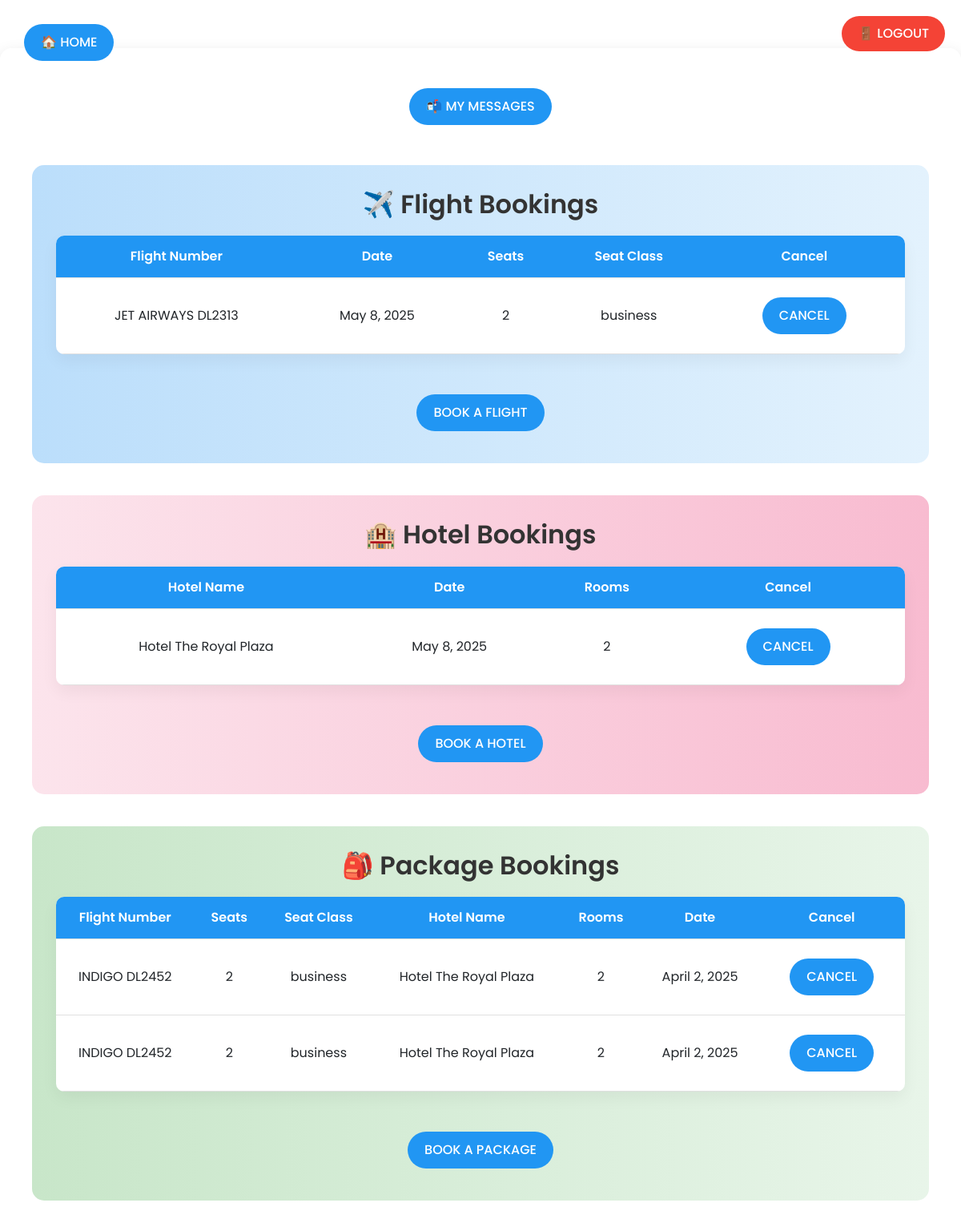
The page /dashboard/ (signed in) on the database its author committed.
### travelapp/models.py (models this page shows, shortened)
class BookFlight(models.Model):
    username_id = models.ForeignKey(User, on_delete=models.CASCADE)
    flight = models.ForeignKey(Flights, on_delete=models.CASCADE)  # ✅ Change to ForeignKey
    date = models.DateField()
    seat = models.IntegerField(default=1)
    seat_class = models.CharField(
        max_length=10,
        choices=[('economy', 'Economy'), ('business', 'Business')],
        default='economy'
    )
    total_price = models.DecimalField(max_digits=12, decimal_places=2, blank=True, null=True)
    status = models.CharField(
        max_length=20,
        choices=[("pending", "Pending"), ("confirmed", "Confirmed")],
        default="Confirmed"
    )

class Flights(models.Model):
    id = models.AutoField(primary_key=True)
    source = models.CharField(max_length=200)
    destination = models.CharField(max_length=200)
    flight_num = models.CharField(max_length=10, unique=True)  # Ensuring unique flight numbers
    city = models.ForeignKey(City, on_delete=models.CASCADE)  # ✅ Added City back
    eprice = models.IntegerField(default=0, null=True, blank=True)  # Economy price
    bprice = models.IntegerField(default=0, null=True, blank=True)  # Business price
    economy_seats = models.IntegerField(default=0)  # Total economy seats
    business_seats = models.IntegerField(default=0)  # Total business seats
    dept_time = models.TimeField()
    dest_time = models.TimeField()
    company = models.CharField(max_length=15, default=" ")
    def __str__(self):
        return f"{self.company} {self.flight_num}"

class BookHotel(models.Model):
    username_id = models.ForeignKey(User, on_delete=models.CASCADE)
    hotel_name = models.ForeignKey(Hotels, on_delete=models.CASCADE)  # FK instead of CharField
    date = models.DateField()
    room = models.IntegerField(default=1)
    total_price = models.DecimalField(max_digits=12, decimal_places=2, blank=True, null=True)
    status = models.CharField(
        max_length=20,
        choices=[("pending", "Pending"), ("confirmed", "Confirmed")],
        default="Confirmed"
    )

class Hotels(models.Model):
    id = models.AutoField(primary_key=True)
    city = models.ForeignKey(City,on_delete=models.CASCADE)
    hotel_name = models.CharField(max_length=200)
    hotel_address = models.CharField(max_length=500)
    hotel_price = models.IntegerField(null=True)
    hotel_rating = models.IntegerField(null=True)
    amenities = models.CharField(max_length=500)
    distfromap = models.IntegerField(null=True)
    rooms = models.IntegerField(default=0)
    image1 = models.ImageField(null=True,upload_to='img/')
    def __str__(self):
        return self.hotel_name

class BookPackage(models.Model):
    username_id = models.ForeignKey(User, on_delete=models.CASCADE)
    seat = models.IntegerField(default=1)
    flight = models.ForeignKey(Flights, on_delete=models.CASCADE)  # FK to Flights model
    hotel_name = models.ForeignKey(Hotels, on_delete=models.CASCADE)  # FK to Hotels model
    room = models.IntegerField(default=1)
    seat_class = models.CharField(
        max_length=10,
        choices=[('economy', 'Economy'), ('business', 'Business')],
        default='economy'
    )
    date = models.DateField()  # Changed to DateField for better date handling
    total_price = models.DecimalField(max_digits=12, decimal_places=2, blank=True, null=True)
    status = models.CharField(
        max_length=20,
        choices=[("pending", "Pending"), ("confirmed", "Confirmed")],
        default="Confirmed"
    )

### travelapp/views.py (the view)
# urls.py: path('dashboard/',views.Dashboard,name='dashboard'),
@login_required
def Dashboard(request):
    user = request.user
    f1 = BookFlight.objects.filter(username_id=user)
    h1 = BookHotel.objects.filter(username_id=user)
    p1 = BookPackage.objects.filter(username_id=user)
    f={'flights':f1}
    h={'hotels':h1}
    p={'packages':p1}
    response= {**f,**h,**p}
    return render(request,'dashboard.html',response)

### templates/dashboard.html (shortened to what this page needs)
{% extends 'index.html' %}
{% load static %}
{% block content %}
<!DOCTYPE html>
<html lang="en">
<head>
  <link href="https://stackpath.bootstrapcdn.com/bootstrap/4.4.1/css/bootstrap.min.css" rel="stylesheet">
</head>
<body>
  <a href="{% url 'home' %}" class="btn btn-custom nav-btn">🏠 Home</a>
  <div class="logout-btn">
    <form method="POST" action="{% url 'logout' %}">
      <button type="submit">🚪 Logout</button>
    </form>
  </div>
  <div class="container">
    <a href="{% url 'user_messages' %}" class="btn btn-custom">📬 My Messages</a>
    <div class="section flights-d">
      <h2>✈️ Flight Bookings</h2>
      <table>
        <tr>
          <th>Flight Number</th>
          <th>Date</th>
          <th>Seats</th>
          <th>Seat Class</th>
          <th>Cancel</th>
        </tr>
        {% for i in flights %}
        <tr>
          <td>{{ i.flight }}</td>
          <td>{{ i.date }}</td>
          <td>{{ i.seat }}</td>
          <td>{{ i.seat_class }}</td>
          <td>
            <a class="btn btn-custom" href="{% url 'cancel_flight' i.flight i.date|date:'Y-m-d' i.seat i.seat_class %}">
                Cancel
            </a>
        </td>
        </tr>
        {% empty %}
        <tr><td colspan="4">No flight bookings found.</td></tr>
        {% endfor %}
      </table>
      <a href="{% url 'flights' %}" class="btn btn-custom">Book a Flight</a>
    </div>
    <div class="section hotels-d">
      <h2>🏨 Hotel Bookings</h2>
      <table>
        <tr>
          <th>Hotel Name</th>
          <th>Date</th>
          <th>Rooms</th>
          <th>Cancel</th>
        </tr>
        {% for j in hotels %}
        <tr>
          <td>{{ j.hotel_name }}</td>
          <td>{{ j.date }}</td>
          <td>{{ j.room }}</td>
          <td><a class="btn btn-custom" href="/cancelhotel/{{ j.hotel_name }}/{{ j.date }}/{{ j.room }}">Cancel</a></td>
        </tr>
        {% empty %}
        <tr><td colspan="4">No hotel bookings found.</td></tr>
        {% endfor %}
      </table>
      <a href="{% url 'hotels' %}" class="btn btn-custom">Book a Hotel</a>
    </div>
    <div class="section package-d">
      <h2>🎒 Package Bookings</h2>
      <table>
        <tr>
          <th>Flight Number</th>
          <th>Seats</th>
          <th>Seat Class</th>
          <th>Hotel Name</th>
          <th>Rooms</th>
          <th>Date</th>
          <th>Cancel</th>
        </tr>
        {% for k in packages %}
        <tr>
          <td>{{ k.flight }}</td>
          <td>{{ k.seat }}</td>
          <td>{{ k.seat_class }}</td>
          <td>{{ k.hotel_name }}</td>
          <td>{{ k.room }}</td>
          <td>{{ k.date }}</td>
          {%if k.flight and k.seat and k.hotel_name and k.date and k.room %}
          <td>
            <a class="btn btn-custom" href="{% url 'cancel_package' k.id %}">Cancel</a>
        </td>
          {% else %}
              <td>Invalid Package</td>
          {% endif %}
        </tr>
        {% empty %}
        <tr><td colspan="6">No package bookings found.</td></tr>
        {% endfor %}
      </table>
      <a href="{% url 'package' %}" class="btn btn-custom">Book a Package</a>
    </div>
  </div>
</body>
</html>
{% endblock %}

### templates/index.html (shortened to what this page needs)
<!DOCTYPE html>
<html lang="en" dir="ltr">
{% load static %}
  <head>
  <link rel="stylesheet" href="https://stackpath.bootstrapcdn.com/bootstrap/4.4.1/css/bootstrap.min.css">
  <link rel="stylesheet" href="{% static "css/styleone.css" %}">
  <link rel="stylesheet" href="{% static "css/style.css" %}">
  </head>
  <body>
    {% block content %}{% endblock %}
</html>

### static/css/styleone.css (style rules this page uses)
.btn { margin-left: 45%; }

### static/css/style.css (style rules this page uses)
html,body { font-family: 'Viga'; }

### rows shown on the page
BookFlight: flight "JET AIRWAYS DL2313", date "May 8, 2025", seat "2", seat_class "business"
BookHotel: hotel_name "Hotel The Royal Plaza", date "May 8, 2025", room "2"
BookPackage: flight "INDIGO DL2452", seat "2", seat_class "business", hotel_name "Hotel The Royal Plaza", room "2", date "April 2, 2025", shows "CANCEL"
BookPackage: flight "INDIGO DL2452", seat "2", seat_class "business", hotel_name "Hotel The Royal Plaza", room "2", date "April 2, 2025", shows "CANCEL"
